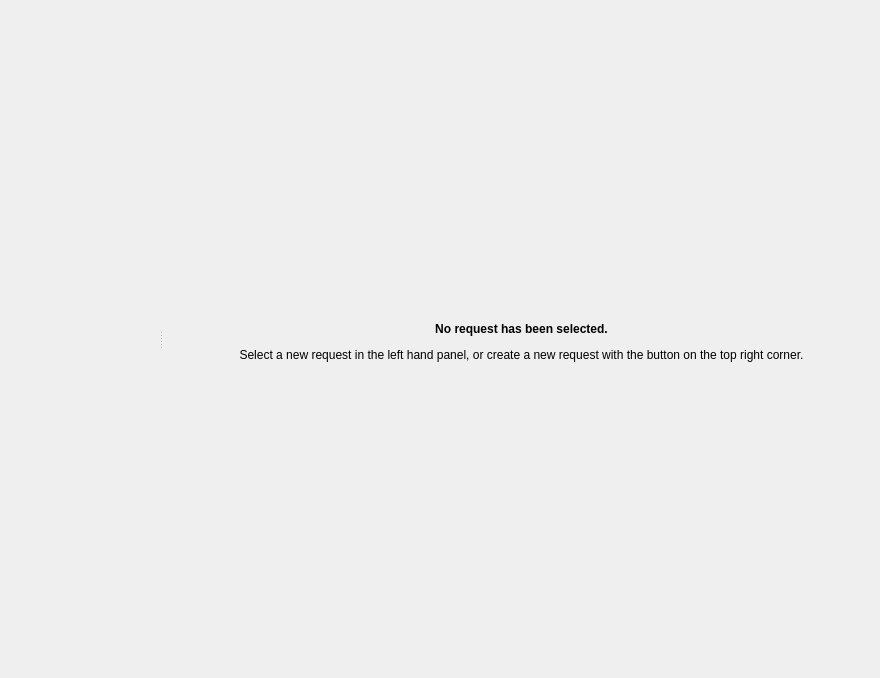
<?xml version="1.0" encoding="UTF-8"?>
<ui version="4.0">
 <class>MainWindow</class>
 <widget class="QMainWindow" name="MainWindow">
  <property name="geometry">
   <rect>
    <x>0</x>
    <y>0</y>
    <width>880</width>
    <height>678</height>
   </rect>
  </property>
  <property name="windowTitle">
   <string>MainWindow</string>
  </property>
  <property name="styleSheet">
   <string notr="true">QTabBar::tab {
	max-width: 100px;
}</string>
  </property>
  <widget class="QWidget" name="centralwidget">
   <layout class="QHBoxLayout" name="horizontalLayout">
    <property name="spacing">
     <number>0</number>
    </property>
    <property name="leftMargin">
     <number>0</number>
    </property>
    <property name="topMargin">
     <number>0</number>
    </property>
    <property name="rightMargin">
     <number>0</number>
    </property>
    <property name="bottomMargin">
     <number>0</number>
    </property>
    <item>
     <widget class="QSplitter" name="splitter">
      <property name="orientation">
       <enum>Qt::Horizontal</enum>
      </property>
      <widget class="QWidget" name="requestList" native="true">
       <property name="sizePolicy">
        <sizepolicy hsizetype="Preferred" vsizetype="Preferred">
         <horstretch>1</horstretch>
         <verstretch>0</verstretch>
        </sizepolicy>
       </property>
       <property name="minimumSize">
        <size>
         <width>0</width>
         <height>0</height>
        </size>
       </property>
       <property name="baseSize">
        <size>
         <width>0</width>
         <height>0</height>
        </size>
       </property>
      </widget>
      <widget class="QWidget" name="rrTabContainer" native="true">
       <property name="sizePolicy">
        <sizepolicy hsizetype="Preferred" vsizetype="Preferred">
         <horstretch>2</horstretch>
         <verstretch>0</verstretch>
        </sizepolicy>
       </property>
       <property name="minimumSize">
        <size>
         <width>1</width>
         <height>0</height>
        </size>
       </property>
       <layout class="QVBoxLayout" name="verticalLayout">
        <property name="spacing">
         <number>6</number>
        </property>
        <property name="leftMargin">
         <number>0</number>
        </property>
        <property name="topMargin">
         <number>0</number>
        </property>
        <property name="rightMargin">
         <number>0</number>
        </property>
        <property name="bottomMargin">
         <number>0</number>
        </property>
        <item>
         <widget class="QWidget" name="tabBarContainer" native="true"/>
        </item>
        <item>
         <widget class="QStackedWidget" name="emptyStack">
          <property name="sizePolicy">
           <sizepolicy hsizetype="Expanding" vsizetype="Expanding">
            <horstretch>0</horstretch>
            <verstretch>0</verstretch>
           </sizepolicy>
          </property>
          <property name="minimumSize">
           <size>
            <width>200</width>
            <height>0</height>
           </size>
          </property>
          <property name="baseSize">
           <size>
            <width>400</width>
            <height>0</height>
           </size>
          </property>
          <widget class="QWidget" name="emptyPage">
           <layout class="QVBoxLayout" name="verticalLayout_2">
            <item>
             <widget class="QLabel" name="label">
              <property name="text">
               <string>&lt;html&gt;&lt;head/&gt;&lt;body&gt;&lt;p&gt;&lt;span style=&quot; font-weight:600;&quot;&gt;No request has been selected.&lt;/span&gt;&lt;/p&gt;&lt;p&gt;Select a new request in the left hand panel, or create a new request with the button on the top right corner.&lt;/p&gt;&lt;/body&gt;&lt;/html&gt;</string>
              </property>
              <property name="alignment">
               <set>Qt::AlignCenter</set>
              </property>
              <property name="wordWrap">
               <bool>true</bool>
              </property>
              <property name="margin">
               <number>30</number>
              </property>
             </widget>
            </item>
           </layout>
          </widget>
          <widget class="QWidget" name="requestResponseContainer" native="true"/>
         </widget>
        </item>
       </layout>
      </widget>
     </widget>
    </item>
   </layout>
  </widget>
 </widget>
 <resources/>
 <connections/>
</ui>
